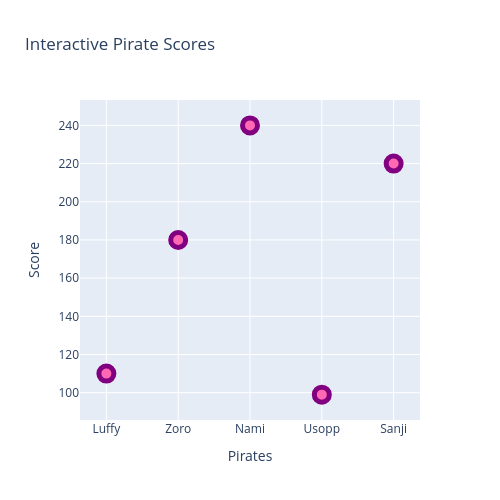

The notebook cell saved with this chart:
### Code cell
graph = go.Figure()
graph.add_trace(go.Scatter(
    x=x1,
    y=y1, 
    mode='markers', 
    marker = dict(
        size = 15, 
        color = 'hotpink', 
        opacity = 1, 
        line = dict(width = 5, color ='purple')))
    )

graph.update_layout(
    title = "Interactive Pirate Scores",
    xaxis_title = "Pirates",
    yaxis_title = "Score",
    width = 500,
    height = 500)

graph.show()

### Figure 1 — Plotly figure (JSON) as saved in the notebook; plotly's stock layout.template omitted (floating-point values rounded to 4 significant figures)
{"data": [{"marker": {"color": "hotpink", "line": {"color": "purple", "width": 5}, "opacity": 1, "size": 15}, "mode": "markers", "type": "scatter", "x": ["Luffy", "Zoro", "Nami", "Usopp", "Sanji"], "y": [110, 180, 240, 99, 220]}], "layout": {"height": 500, "title": {"text": "Interactive Pirate Scores"}, "width": 500, "xaxis": {"title": {"text": "Pirates"}}, "yaxis": {"title": {"text": "Score"}}}}
